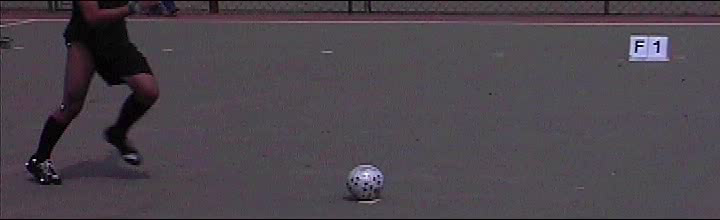
#> input picture Recostrução3DTarefa2/frames/c1/000000001.png, 720 x 220 px; its folder holds only this picture in this run
$ python FrameToFrame.py
#> lines starting #> are read from the running program, lines starting #| are printed output that depends on the picture
import cv2
import glob
import csv
import numpy as np

# Carrega as imagens em ordem
frames = sorted(glob.glob("frames/c1/*.png"))
delay = 30

controle = False

# Abre o arquivo CSV para salvar as coordenadas
with open('CoordenadasBolaCorreto.csv', mode='w', newline='') as file:
    writer = csv.writer(file)
    writer.writerow(['Frame', 'X', 'Y', 'Z'])  # Cabeçalhos do CSV

    # Variável para armazenar o ponto inicial
    ponto_inicial = None

    for idx, frame_path in enumerate(frames):
        frame = cv2.imread(frame_path, cv2.IMREAD_GRAYSCALE)
#> frame: shape (220, 720); min 0, max 253, mean 71.2

        # Aplicar um desfoque para reduzir ruído
        frame_blur = cv2.GaussianBlur(frame, (9, 9), 2)
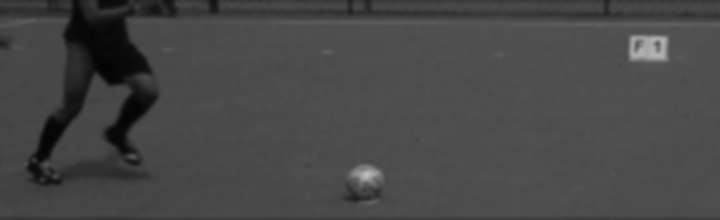
#> frame_blur: shape (220, 720); min 3, max 192, mean 71.5

        # Detectar círculos usando a Transformada de Hough
        circles = cv2.HoughCircles(
            frame_blur,
            cv2.HOUGH_GRADIENT,
            dp=1.2,
            minDist=10,
            param1=40,
            param2=27,
            minRadius=15,
            maxRadius=30
        )
#> circles = [[365.4, 184.2, 19.56]]

        # Verifica se algum círculo foi detectado
        if circles is not None:
            circles = np.round(circles[0, :]).astype("int")
#> circles = [[365, 184, 20]]

            # Pegue o primeiro círculo detectado (presume que seja a bola)
            x, y, r = circles[0]
#> x = 365; y = 184; r = 20

            # Desenha o círculo na imagem para visualização
            cv2.circle(frame, (x, y), r, (255, 0, 0), 2)
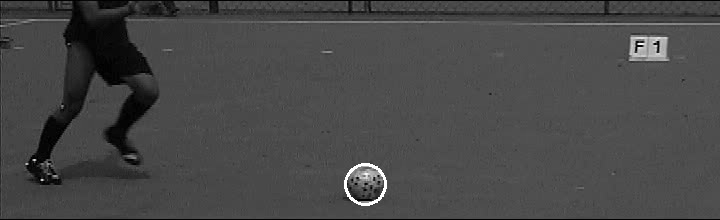
#> frame: shape (220, 720); min 0, max 255, mean 71.7

            # Define o ponto inicial se ele ainda não estiver definido
            if ponto_inicial is None:
                ponto_inicial = (x, y)
#> ponto_inicial = (365, 184)

            # Calcula a posição relativa em relação ao ponto inicial
            x_relativo = x - ponto_inicial[0]
#> x_relativo = 0
            y_relativo = y - ponto_inicial[1]
#> y_relativo = 0

            if y_relativo <0:
                y_relativo = y_relativo * -1

            if x_relativo != 0 and -1 and +1:
                writer.writerow([idx, x_relativo, y_relativo, 0])

        # Mostra a imagem com a marcação
        cv2.imshow("Video", frame)
        if cv2.waitKey(delay) & 0xFF == ord('q'):
#> (key q is pressed here)
            break

cv2.destroyAllWindows()

$ run again, on Recostrução3DTarefa2/frames/c1/000000005.png
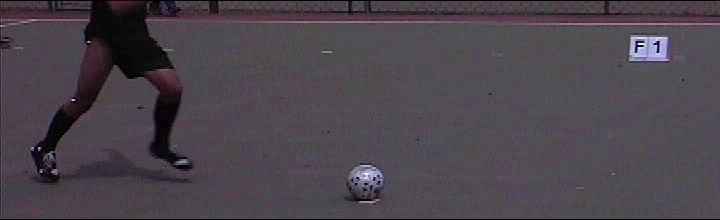
#> input picture Recostrução3DTarefa2/frames/c1/000000005.png, 720 x 220 px
#> `frame_blur = cv2.GaussianBlur(frame, (9, 9), 2)`:
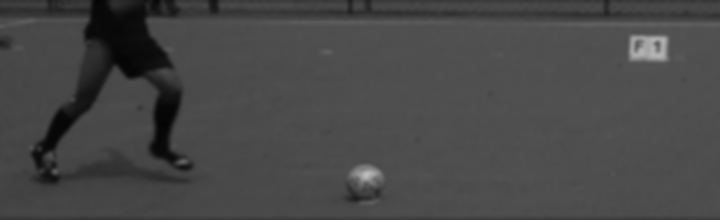
#> frame_blur: shape (220, 720); min 4, max 191, mean 71.6
#> `circles = cv2.HoughCircles( frame_blur, cv2.HOUGH_GRADIENT, dp=1.2, mi..`: circles = [[365.4, 183, 18.48]]
#> `circles = np.round(circles[0, :]).astype("int")`: circles = [[365, 183, 18]]
#> x = 365; y = 183; r = 18
#> `cv2.circle(frame, (x, y), r, (255, 0, 0), 2)`:
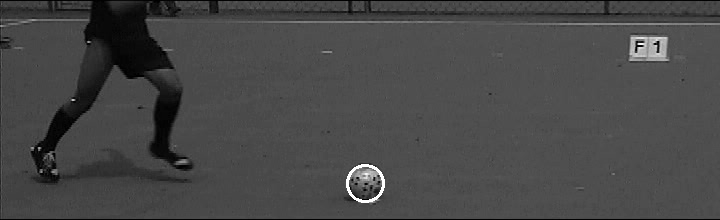
#> frame: shape (220, 720); min 0, max 255, mean 71.7
#> ponto_inicial = (365, 183)
#> x_relativo = 0

$ run again, on Recostrução3DTarefa2/frames/c1/000000006.png
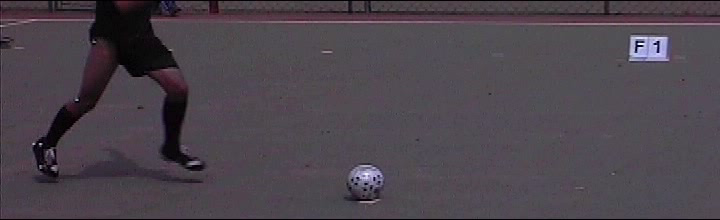
#> input picture Recostrução3DTarefa2/frames/c1/000000006.png, 720 x 220 px
#> `frame_blur = cv2.GaussianBlur(frame, (9, 9), 2)`:
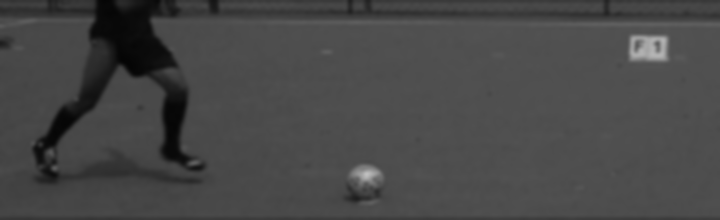
#> frame_blur: shape (220, 720); min 4, max 192, mean 71.6
#> `circles = cv2.HoughCircles( frame_blur, cv2.HOUGH_GRADIENT, dp=1.2, mi..`: circles = [[365.4, 183, 18.36]]
#> `circles = np.round(circles[0, :]).astype("int")`: circles = [[365, 183, 18]]
#> x = 365; y = 183; r = 18
#> `cv2.circle(frame, (x, y), r, (255, 0, 0), 2)`:
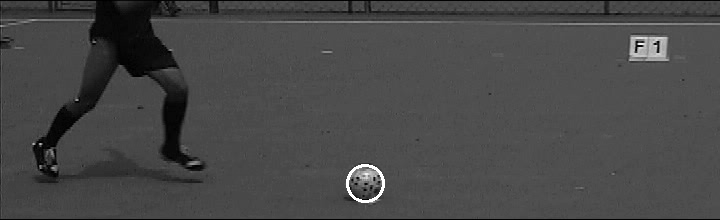
#> frame: shape (220, 720); min 0, max 255, mean 71.7
#> ponto_inicial = (365, 183)
#> x_relativo = 0
